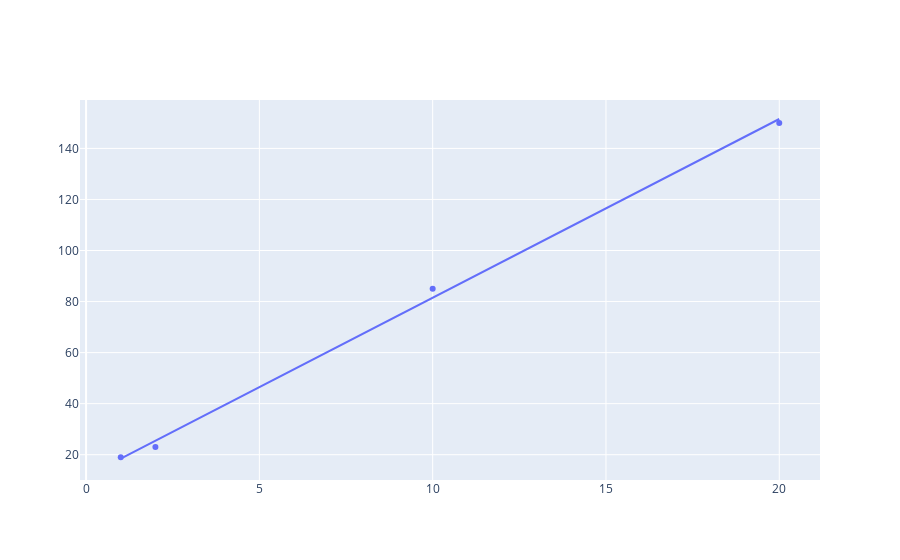

This figure's notebook cell:
### Code cell
fig = px.scatter(x=x, y=y)
fig2 = px.line(x=x, y=prediction_line)
fig3 = go.Figure(data=fig.data+fig2.data)
fig3.show()

### Figure 1 — Plotly figure (JSON) as saved in the notebook; plotly's stock layout.template omitted (floating-point values rounded to 4 significant figures)
{"data": [{"hovertemplate": "x=%{x}<br>y=%{y}<extra></extra>", "legendgroup": "", "marker": {"color": "#636efa", "symbol": "circle"}, "mode": "markers", "name": "", "orientation": "v", "showlegend": false, "x": [1, 2, 10, 20], "xaxis": "x", "y": [19, 23, 85, 150], "yaxis": "y", "type": "scatter"}, {"hovertemplate": "x=%{x}<br>y=%{y}<extra></extra>", "legendgroup": "", "line": {"color": "#636efa", "dash": "solid"}, "marker": {"symbol": "circle"}, "mode": "lines", "name": "", "orientation": "v", "showlegend": false, "x": [1, 2, 10, 20], "xaxis": "x", "y": [18.48, 25.49, 81.5, 151.5], "yaxis": "y", "type": "scatter"}], "layout": {}}
